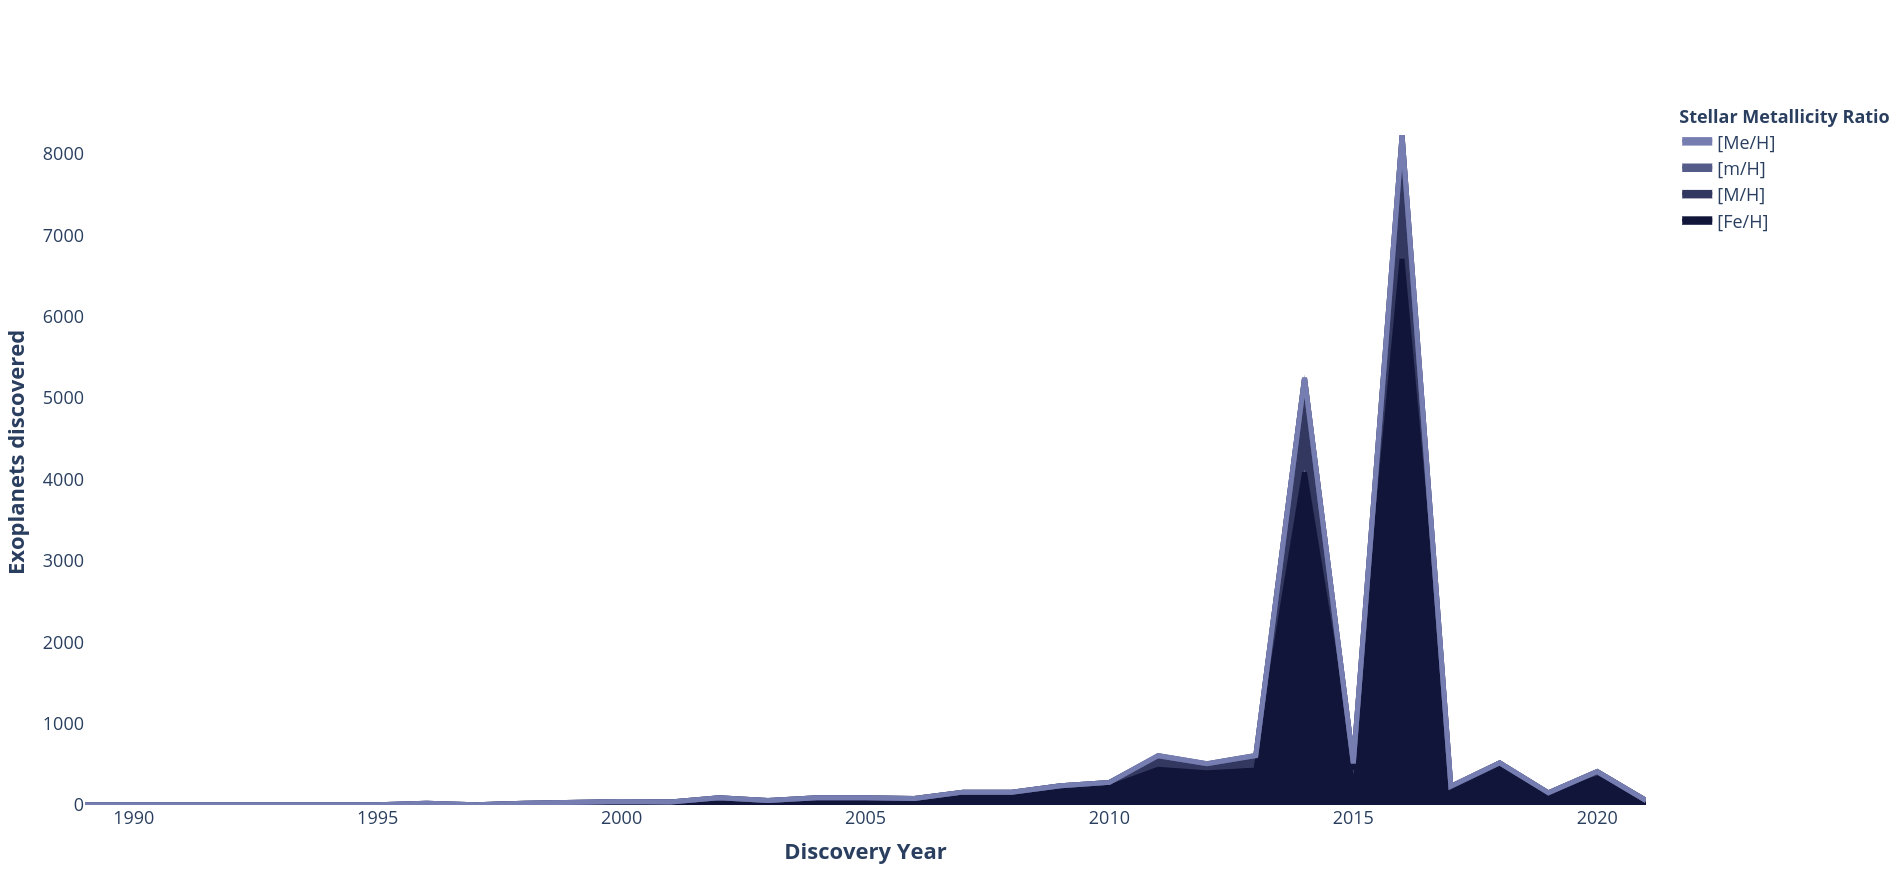

Reproduce this figure in Python.

# Paths:
path_data = "data/"

# Packages:
import numpy as np
import pandas as pd
import plotly.graph_objects as go
from matplotlib.colors import LinearSegmentedColormap, to_hex

# Display options:
pd.set_option("display.width", 1200)
pd.set_option("display.max_columns", 300)
pd.set_option("display.max_rows", 300)

# Dataset:
df = pd.read_csv(path_data + "nasa_exoplanets.csv")
df_varnames = pd.read_csv(path_data + "nasa_exoplanets_var_names.csv")

# Variables:
x_var = "disc_year"
x_var_name = df_varnames.loc[(df_varnames["var"] == x_var), ["var_name"]].values[0][0]
y_var_name = "Exoplanets discovered"
color_var = "st_metratio"
color_var_name = df_varnames.loc[(df_varnames["var"] == color_var), ["var_name"]].values[0][0]

# Adapt the data:
df_plot = df.groupby([x_var, color_var]).size().reset_index(name = "y_var")

# Plot:
lvls = df_plot[color_var].unique()
n_levels = len(lvls)
cmap = LinearSegmentedColormap.from_list("my_palette", ["#111539", "#97A1D9"])
my_palette = [to_hex(j) for j in  [cmap(i/n_levels) for i in np.array(range(n_levels))]]

fig = go.Figure()
for l, lvl in enumerate(lvls):
    fig.add_trace(
        go.Scatter(
            x = df_plot[x_var][df_plot[color_var] == lvl],
            y = df_plot["y_var"][df_plot[color_var] == lvl],
            mode = "lines",
            line = {
                "width": 5,
                "color": my_palette[l]
            },
            fill = "tonexty",
            fillcolor = my_palette[l],
            stackgroup = "one",
            name = lvl,
            hovertemplate =  "<b>" + x_var_name + ": %{x:}<br>" +
                             y_var_name + ": %{y:}<br>" + 
                             color_var_name + ": " + lvl + 
                             "</b><extra></extra>"
        )
    )
fig.update_layout(
    xaxis_title = "<b>" + x_var_name + "</b>" ,
    yaxis_title = "<b>" + y_var_name + "</b>",
    font = dict(
        size = 18
    ),
    showlegend = True,
    legend_title_text = "<b>" + color_var_name + "</b>",
    plot_bgcolor = "white",
    hoverlabel = dict(
        font_size = 20,
        font_family = "Rockwell"
    )
)
fig.show()
